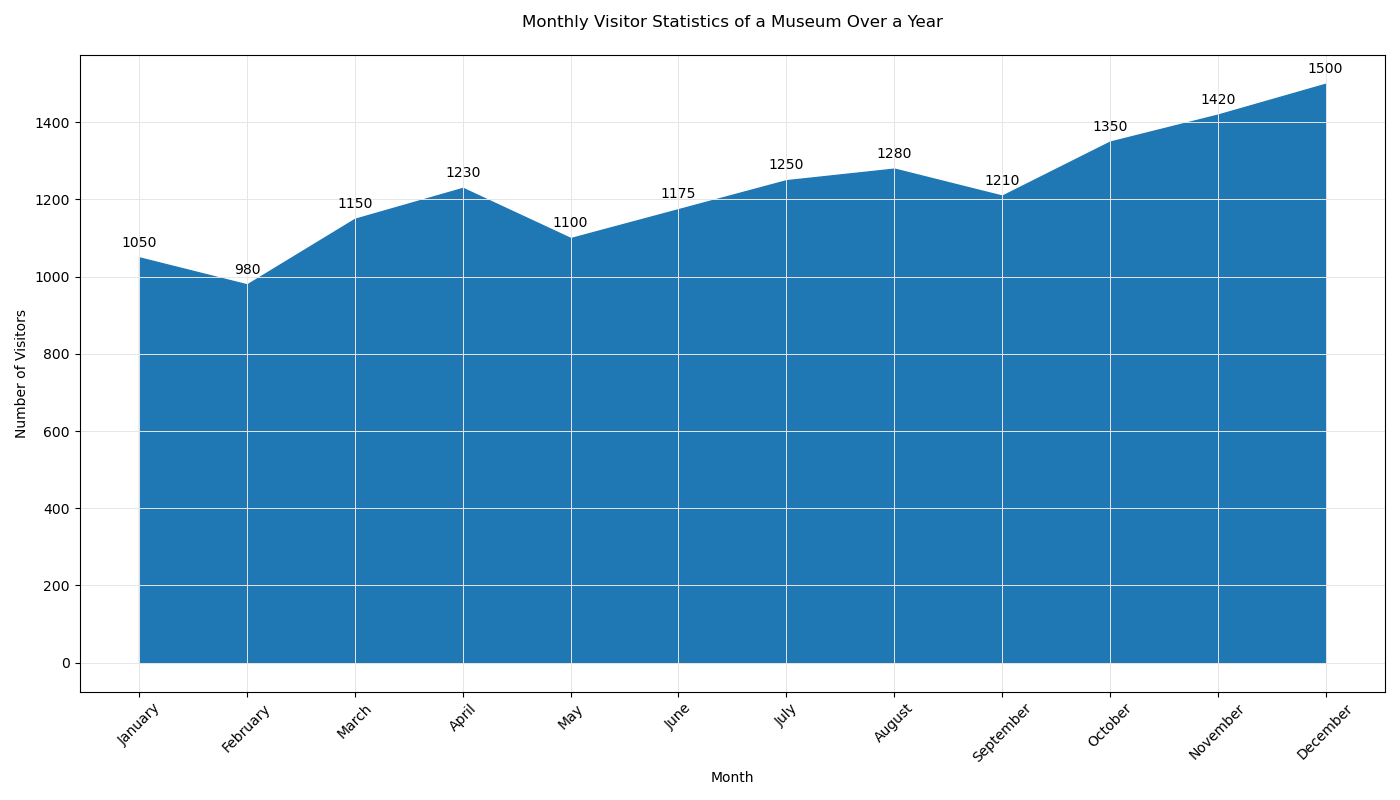

The script that drew this image:

import matplotlib.pyplot as plt

# Data for plotting
months = ['January', 'February', 'March', 'April', 'May', 'June', 
          'July', 'August', 'September', 'October', 'November', 'December']

visitors = [1050, 980, 1150, 1230, 1100, 1175, 1250, 1280, 1210, 1350, 1420, 1500]

# Plotting the area chart
plt.figure(figsize=(14, 8))
plt.fill_between(months, visitors, color='#1f77b4')

# Adding labels and title
plt.title('Monthly Visitor Statistics of a Museum Over a Year', pad=20)
plt.xlabel('Month')
plt.ylabel('Number of Visitors')

# Customizing the grid
plt.grid(True, color='#e6e6e6', linestyle='-', linewidth=0.7, which='both')

# Adjusting the x-axis labels to fit properly
plt.xticks(rotation=45)

# Annotating the chart with text labels
for i, val in enumerate(visitors):
    plt.text(i, val + 20, str(val), ha='center', va='bottom')

# Show the plot
plt.tight_layout()
plt.show()
